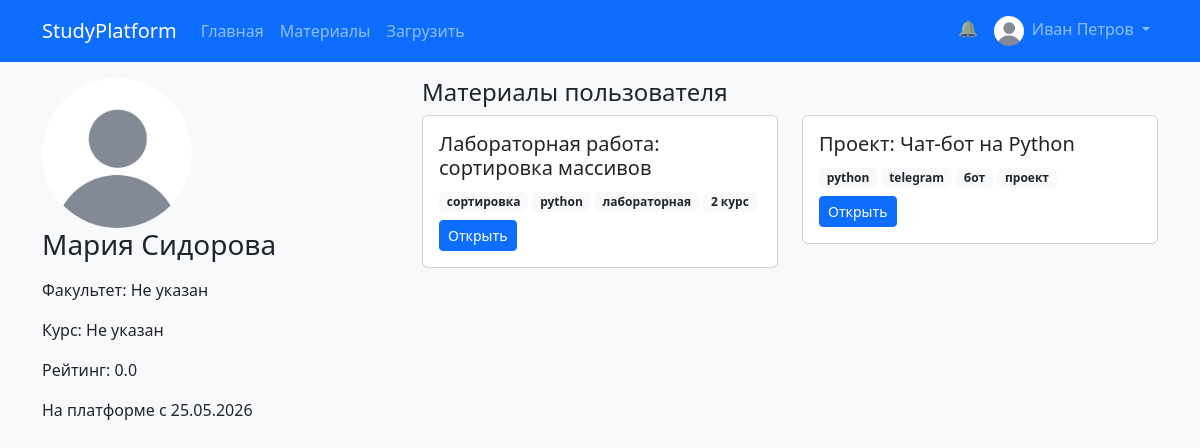
Page /profile/2 (signed in) on the committed database.
### app/models.py (models this page shows, shortened)
class User(UserMixin, db.Model):
    id = db.Column(db.Integer, primary_key=True)
    email = db.Column(db.String(100), unique=True, nullable=False)
    password_hash = db.Column(db.String(128))
    full_name = db.Column(db.String(100), nullable=False)
    avatar = db.Column(db.String(200), default='defaults_avatars/default.png')
    role = db.Column(db.String(20), default='student')  # student, teacher, admin
    faculty = db.Column(db.String(100), default='')
    course = db.Column(db.String(10), default='')
    bio = db.Column(db.Text, default='')
    rating = db.Column(db.Float, default=0.0)
    created_at = db.Column(db.DateTime, default=datetime.utcnow)
    materials = db.relationship('Material', backref='author', lazy='dynamic')
    ratings = db.relationship('Rating', backref='user', lazy='dynamic')
    comments = db.relationship('Comment', backref='user', lazy='dynamic')
    favorites = db.relationship('Favorite', backref='user', lazy='dynamic')
    def is_admin(self):
        return self.role == 'admin'

class Material(db.Model):
    id = db.Column(db.Integer, primary_key=True)
    title = db.Column(db.String(200), nullable=False)
    description = db.Column(db.Text)
    type = db.Column(db.String(20))  # 'конспект', 'решение', 'видео', 'презентация'
    file_url = db.Column(db.String(300))  # ссылка или путь к файлу
    user_id = db.Column(db.Integer, db.ForeignKey('user.id'), nullable=False)
    subject_id = db.Column(db.Integer, db.ForeignKey('subject.id'))
    course_id = db.Column(db.Integer)  # или связь с курсом, пока просто число
    views = db.Column(db.Integer, default=0)
    downloads = db.Column(db.Integer, default=0)
    average_rating = db.Column(db.Float, default=0.0)
    created_at = db.Column(db.DateTime, default=datetime.utcnow)
    updated_at = db.Column(db.DateTime, default=datetime.utcnow, onupdate=datetime.utcnow)
    tags = db.relationship('Tag', secondary=material_tags, backref=db.backref('materials', lazy='dynamic'), lazy='dynamic')
    comments = db.relationship('Comment', backref='material', lazy='dynamic')
    ratings = db.relationship('Rating', backref='material', lazy='dynamic')
    favorites = db.relationship('Favorite', backref='material', lazy='dynamic')

class Tag(db.Model):
    id = db.Column(db.Integer, primary_key=True)
    name = db.Column(db.String(50), unique=True, nullable=False)

### app/routes/profile.py (the view)
@profile_bp.route('/profile/<int:id>')
def user_profile(id):
    user = User.query.get_or_404(id)
    materials = Material.query.filter_by(user_id=user.id).order_by(Material.created_at.desc()).all()
    return render_template('profile/profile.html', user=user, materials=materials)

### app/templates/profile/profile.html (shortened to what this page needs)
{% extends 'base.html' %}
{% block content %}
<div class="row">
    <div class="col-md-4">
        {% set avatar_url = url_for('static', filename='uploads/' + user.avatar) if user.avatar else 'https://via.placeholder.com/150' %}
        <img src="{{ avatar_url }}" class="img-fluid rounded-circle" width="150" onerror="this.src='https://via.placeholder.com/150'">
        <h3>{{ user.full_name }}</h3>
        <p>Факультет: {{ user.faculty or 'Не указан' }}</p>
        <p>Курс: {{ user.course or 'Не указан' }}</p>
        <p>Рейтинг: {{ user.rating }}</p>
        <p>На платформе с {{ user.created_at.strftime('%d.%m.%Y') }}</p>
    </div>
    <div class="col-md-8">
        <h4>Материалы пользователя</h4>
        <div class="row">
            {% for material in materials %}
            <div class="col-md-6 mb-2">
                <div class="card">
                    <div class="card-body">
                        <h5>{{ material.title }}</h5>
                        <div class="mb-2">
                            {% for tag in material.tags %}
                                <a href="{{ url_for('materials.browse', tag=tag.name) }}" class="badge bg-light text-dark text-decoration-none">{{ tag.name }}</a>
                            {% endfor %}
                        </div>
                        <a href="{{ url_for('materials.material_detail', id=material.id) }}" class="btn btn-sm btn-primary">Открыть</a>
                    </div>
                </div>
            </div>
            {% else %}
            <p>Пока нет загруженных материалов.</p>
            {% endfor %}
        </div>
    </div>
</div>
{% endblock %}

### app/templates/base.html (shortened to what this page needs)
<!DOCTYPE html>
<html lang="ru">
<head>
    <link href="https://cdn.jsdelivr.net/npm/bootstrap@5.3.0/dist/css/bootstrap.min.css" rel="stylesheet">
    <link rel="stylesheet" href="{{ url_for('static', filename='css/style.css') }}">
</head>
<body>
    <nav class="navbar navbar-expand-lg navbar-dark bg-primary">
        <div class="container">
            <a class="navbar-brand" href="{{ url_for('main.index') }}">StudyPlatform</a>
            <div class="collapse navbar-collapse" id="navbarNav">
                <ul class="navbar-nav me-auto">
                    <li class="nav-item">
                        <a class="nav-link" href="{{ url_for('main.index') }}">Главная</a>
                    </li>
                    <li class="nav-item">
                        <a class="nav-link" href="{{ url_for('materials.browse') }}">Материалы</a>
                    </li>
                    {% if current_user.is_authenticated %}
                    <li class="nav-item">
                        <a class="nav-link" href="{{ url_for('materials.upload') }}">Загрузить</a>
                    </li>
                    {% endif %}
                </ul>
                <ul class="navbar-nav">
                    {% if current_user.is_authenticated %}
                    <li class="nav-item">
                        <a class="nav-link position-relative" href="{{ url_for('notifications.list_notifications') }}">
                            🔔
                        </a>
                    </li>
                    <li class="nav-item dropdown">
                        <a class="nav-link dropdown-toggle" href="#" role="button" data-bs-toggle="dropdown">
                            {% set avatar_url = url_for('static', filename='uploads/' + current_user.avatar) if current_user.avatar else 'https://via.placeholder.com/30' %}
                            <img src="{{ avatar_url }}" class="rounded-circle me-1" width="30" height="30" style="object-fit: cover;" onerror="this.src='https://via.placeholder.com/30'">
                            {{ current_user.full_name }}
                        </a>
                    </li>
                    {% endif %}
                </ul>
            </div>
        </div>
    </nav>
    <div class="container mt-3">
        {% block content %}{% endblock %}
    </div>
</body>
</html>

### static/css/style.css (style rules this page uses)
body { background-color: #f8f9fa; }
.card { transition: transform 0.2s; }
.rounded-circle { object-fit: cover; }

### rows in the picture
User: full_name "Иван Петров"
User: full_name "Мария Сидорова", faculty "Не указан", course "Не указан", rating "0.0", created_at "25.05.2026"
Material: title "Лабораторная работа: сортировка массивов"
Tag: name "сортировка"
Tag: name "python"
Tag: name "лабораторная"
Tag: name "2 курс"
Material: title "Проект: Чат-бот на Python"
Tag: name "telegram"
Tag: name "бот"
Tag: name "проект"
